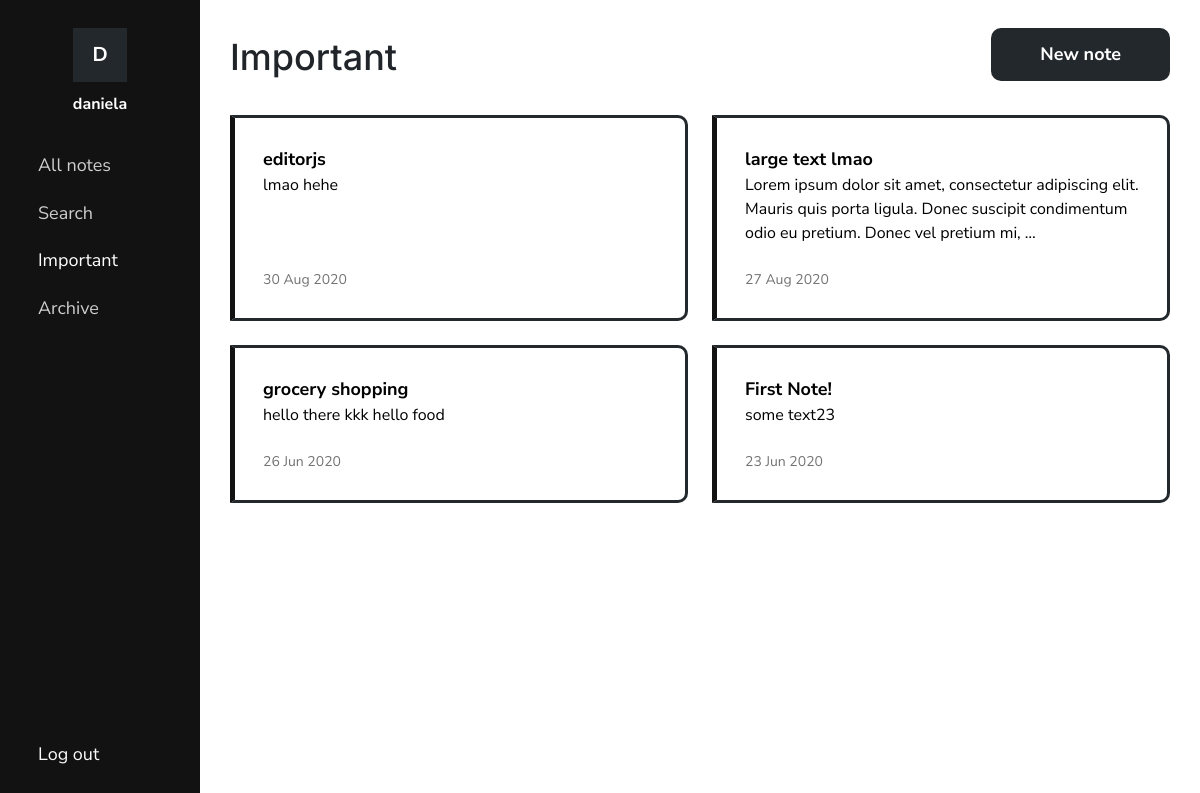
The app's page /important/ (signed in), older data.
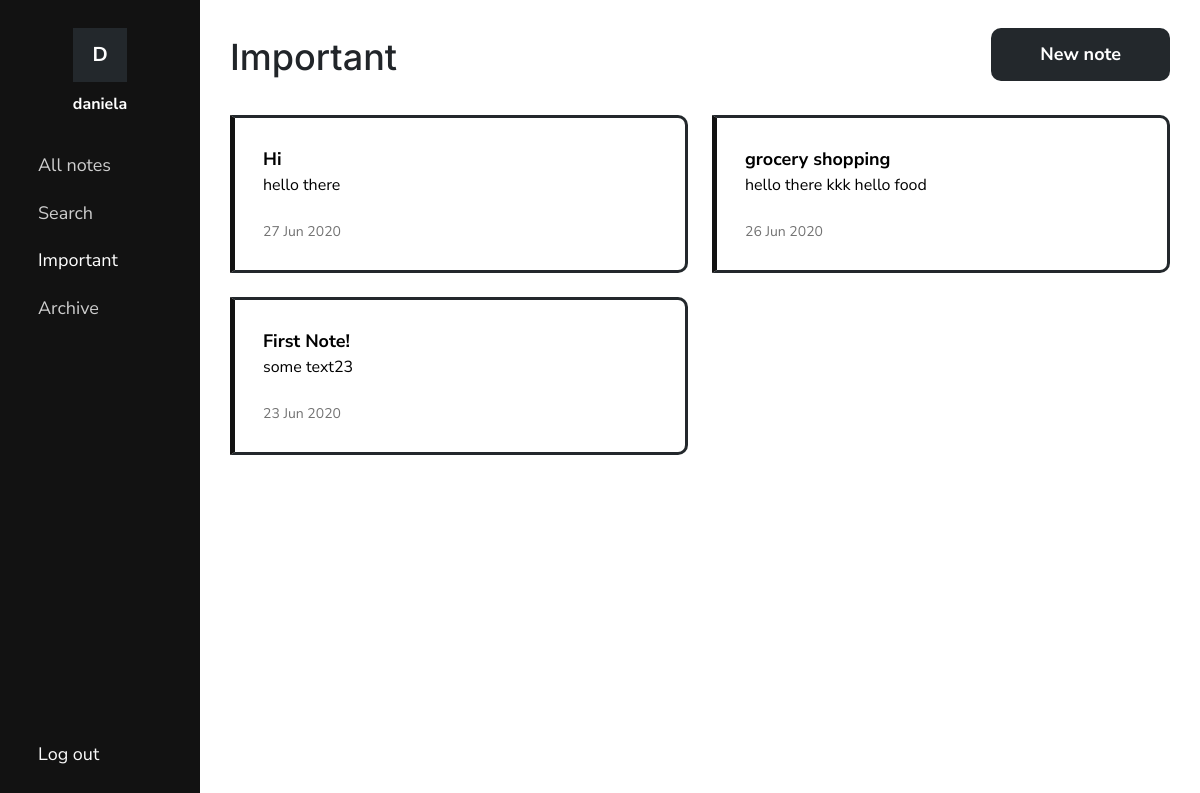
The same page, newer data.
### notes/models.py (models this page shows, shortened)
class Note(models.Model):
    title = models.CharField(max_length=100, blank=True)
    text = HTMLField(blank=True)
    date = models.DateTimeField(auto_now_add=True)
    important = models.BooleanField(default=False)
    archive = models.BooleanField(default=False)
    user = models.ForeignKey(User, on_delete=models.CASCADE)

### notes/views.py (the view)
# urls.py: path('important/', views.important, name='important'),
def important(request):
    important = Note.objects.filter(user=request.user, important=True, archive=False).order_by('-date')
    active = 'importantLink'
    return render(request, 'notes/important.html', {'important': important, 'active': active})

### notes/templates/notes/important.html (shortened to what this page needs)
{% load static %}
<!DOCTYPE html>
<html>
<head>
    <link rel="stylesheet" href="https://stackpath.bootstrapcdn.com/bootstrap/4.5.0/css/bootstrap.min.css">
    <link rel="stylesheet" type="text/css" href="{% static 'notes/style.css' %}">
    <link rel="stylesheet" type="text/css" href="{% static 'notes/notes.css' %}">
</head>
<body>
    <div class="container-fluid">
        <div class="row" id="mainRow">
            {% include "notes/navbar.html" %}
            <div class="col-sm-9 col-md-10 col-lg-10" id="content">
                <div class="container">
                    <div>
                        <h1>Important</h1>
                        <a href="{% url 'add' %}" class="btn medium-text">New note</a>
                    </div>
                    {% if important %}
                    <div id="notes">
                        <ul>
                            {% for note in important %}
                            <li class="note {% if note.important %} important{% endif %}">
                                <a href="{% url 'note' note.id %}">
                                    <div class="note-info">
                                        <div class="note-content">
                                            <div class="medium-text"><b>{{ note.title|truncatechars:50 }}</b></div>
                                            {% if note.text %}
                                            <div class="note-text">{{ note.text|striptags|truncatechars:150 }}</div>
                                            {% endif %}
                                        </div>
                                        <div class="date">{{ note.date|date:'d M Y' }}</div>
                                    </div>
                                </a>
                            </li>
                            {% endfor %}
                        </ul>
                    </div>
                    {% else %}
                    <div id="noNotes">
                        <p class="text-center medium-text">You don't have any notes marked as important.</p>
                    </div>
                    {% endif %}
                </div>
            </div>
        </div>
    </div>
</body>
</html>

Row changes from the older to the newer data that the page shows:
removed Note: title "editorjs", text "lmao hehe", date "30 Aug 2020"
removed Note: title "large text lmao", text "Lorem ipsum dolor sit amet, consectetur adipiscing elit. Mauris quis porta ligula. Donec suscipit condimentum odio eu pretium. Donec vel pretium mi, …", date "27 Aug 2020"
now on this page (row edited): Note: title "Hi", text "hello there", date "27 Jun 2020"
